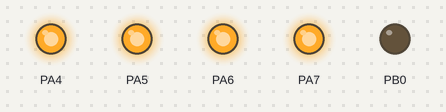
Recording of a program running on a simulated ATmega32, built with avr-gcc and emulated at 16 MHz. Shown: output pins drawn as LEDs (lit = HIGH).

Above: at 0.12 s.
At 0.62 s:
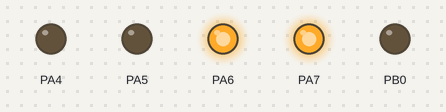
At 1.12 s:
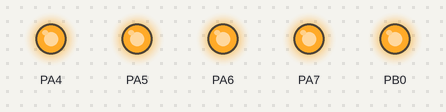
At 2.12 s:
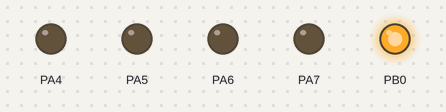
At 3.62 s:
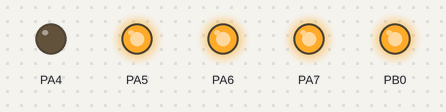
At 4.87 s:
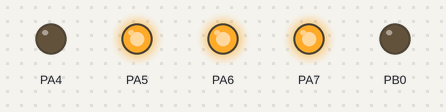
Timing chart, 0 to 5.2 s (numbered marks = the images above):
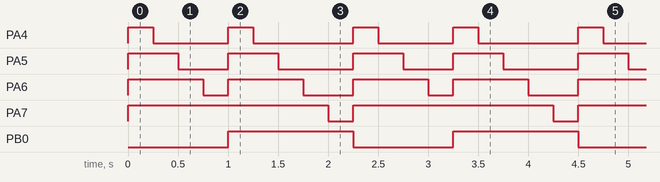

Measured:
- by itself, PA4: repeats every 2.3 s: LOW 0.75 s, HIGH 0.25 s, LOW 1.0 s, HIGH 0.25 s
- by itself, PA5: repeats every 2.3 s: LOW 0.50 s, HIGH 0.50 s, LOW 0.75 s, HIGH 0.50 s
- by itself, PA6: repeats every 2.3 s: LOW 0.25 s, HIGH 0.75 s, LOW 0.50 s, HIGH 0.75 s
- by itself, PA7: alternates HIGH for 2.0 s and LOW for 0.25 s
- by itself, PB0: alternates HIGH for 1.3 s and LOW for 1.0 s

The program:

main.c
```c
#include <avr/io.h>
#include "MATH_BTT.h"
#include <util/delay.h>
int main(){
	SET_BIT(DDRA,4);
	SET_BIT(DDRA,5);
	SET_BIT(DDRA,6);
	SET_BIT(DDRA,7);
	SET_BIT(DDRB,0);
	while(1){
		CLR_BIT(PORTB,0);
		for(int i = 4; i < 8 ; i++){
			for(int j = i ; j < 8 ;j++){
				SET_BIT(PORTA,j);
			}
			_delay_ms(250);
			for(int j = 4 ; j < 8;j++ ){
				CLR_BIT(PORTA,j);
			}
		}
		SET_BIT(PORTB,0);
		for(int i = 4; i < 8 ; i++){
			for(int j = i ; j < 8 ;j++){
				SET_BIT(PORTA,j);
			}
			_delay_ms(250);
			for(int j = 4 ; j < 8;j++ ){
				CLR_BIT(PORTA,j);
			}
		}
		_delay_ms(250);


	}


	return 0;
}
```

MATH_BTT.h
```c
#ifndef MATH_BTT
#define MATH_BTT

#define SET_BIT(VAR,BTT_NO) \
	VAR = VAR | (1 << BTT_NO)

#define CLR_BIT(VAR,BTT_NO) \
	VAR = VAR & (~(1 << BTT_NO))

#define TOG_BIT(VAR,BTT_NO) \
	VAR = VAR ^ (1 << BTT_NO)

#define GET_BIT(VAR,BTT_NO) \
	((VAR >> BTT_NO) & 1)

#define ASSIGN_BIT(VAR,BTT_NO,VAL) \
	VAR = (VAR & (~(1<<BTT_NO))) | (VAL << BTT_NO)

#endif
```
